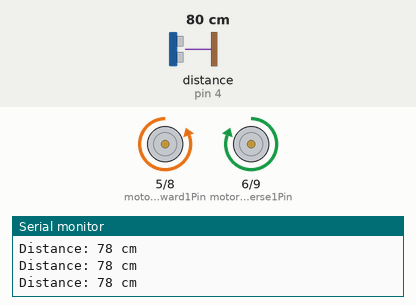
The sketch below on a simulated Arduino Uno, built with avr-gcc and run on an emulated ATmega328P. Shown: motor-driver pin pairs drawn as motors (green arrow = first pin HIGH = forward, orange = second pin HIGH = backward, longer = more drive), the last lines printed to the serial monitor. Wiring (inferred from the names in the program): ultrasonic range finder: trigger pin 3; echo pin 4. The inputs (shaded band) are chosen by the test bench; at power-on: distance to the obstacle (sensor on pin 4) 80 cm. The echo pulse lasts 58.3 µs per cm.

Above: at 1.2 s.
1.3 s: distance to the obstacle (sensor on pin 4) set to 23 cm
4.3 s: distance to the obstacle (sensor on pin 4) set to 20 cm
At 5.1 s:
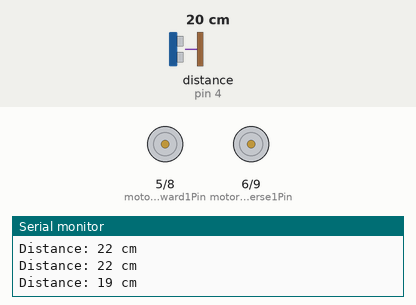
7.3 s: distance to the obstacle (sensor on pin 4) set to 120 cm
At 8.0 s:
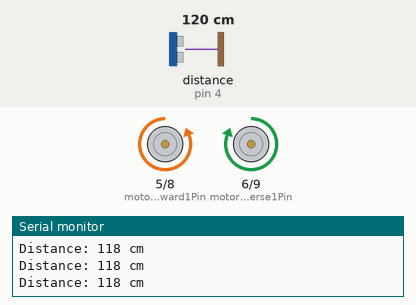
8.8 s: distance to the obstacle (sensor on pin 4) set to 2 cm
At 12.5 s:
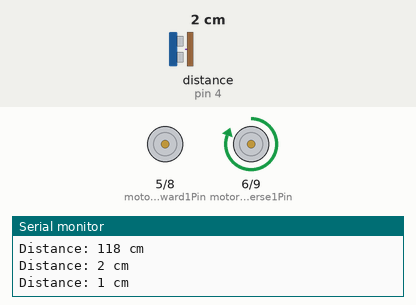
Timing chart, 0 to 16.3 s (numbered marks = the images above; inputs shaded):
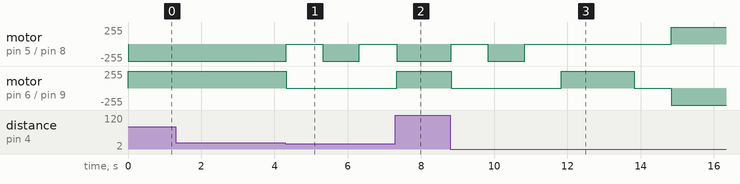

The sketch:

motoren.ino
```cpp
// defines variables
const int echoPin = 4;
const int trigPin = 3;
long duration; // variable for the duration of sound wave travel
int distance; // variable for the distance measurement
int sleepPin = 2;    // select the output pin for enabeling motordriver
int motorForward1Pin = 5;
int motorReverse1Pin = 6;
int motorForward2Pin = 8;
int motorReverse2Pin = 9;
void setup() {
// put your setup code here, to run once:
pinMode(sleepPin, OUTPUT);
pinMode(motorForward1Pin, OUTPUT);
pinMode(motorReverse1Pin, OUTPUT);
pinMode(motorForward2Pin, OUTPUT);
pinMode(motorReverse2Pin, OUTPUT);
digitalWrite(sleepPin, HIGH);
pinMode(trigPin, OUTPUT); // Sets the trigPin as an OUTPUT
pinMode(echoPin, INPUT); // Sets the echoPin as an INPUT
Serial.begin(9600); // Serial Communication is starting with 9600 of
// baudrate speed
Serial.println("Ultrasonic Sensor HC-SR04 Test"); // print some text in
// Serial Monitor
Serial.println("with Arduino UNO");
}
void go(){
  digitalWrite(sleepPin, HIGH);
  digitalWrite(motorForward1Pin, LOW);
  digitalWrite(motorReverse1Pin, HIGH);
  digitalWrite(motorForward2Pin, HIGH);
  digitalWrite(motorReverse2Pin, LOW);
  delay(6);
  }

void reverse(){
  digitalWrite(sleepPin, HIGH);
  digitalWrite(motorForward1Pin, HIGH);
  digitalWrite(motorReverse1Pin, LOW);
  digitalWrite(motorForward2Pin, LOW);
  digitalWrite(motorReverse2Pin, HIGH);
  delay(5000);
  }
void stop(){
  digitalWrite(sleepPin, HIGH);
  digitalWrite(motorForward1Pin, LOW);
  digitalWrite(motorReverse1Pin, LOW);
  digitalWrite(motorForward2Pin, LOW);
  digitalWrite(motorReverse2Pin, LOW);
}


void rightwheel(){
  digitalWrite(sleepPin, HIGH);

  digitalWrite(motorForward1Pin, LOW);
  digitalWrite(motorReverse1Pin, HIGH);
  digitalWrite(motorForward2Pin, LOW);
  digitalWrite(motorReverse2Pin, LOW);
  delay(2000);

  digitalWrite(motorForward1Pin, LOW);
  digitalWrite(motorReverse1Pin, LOW);
  digitalWrite(motorForward2Pin, LOW);
  digitalWrite(motorReverse2Pin, LOW);
  delay(1000);
  }
void leftwheel(){
 digitalWrite(sleepPin, HIGH);

 digitalWrite(motorForward1Pin, LOW);
 digitalWrite(motorReverse1Pin, LOW);
 digitalWrite(motorForward2Pin, HIGH);
 digitalWrite(motorReverse2Pin, LOW);
 delay(1000);

 digitalWrite(motorForward1Pin, LOW);
 digitalWrite(motorReverse1Pin, LOW);
 digitalWrite(motorForward2Pin, LOW);
 digitalWrite(motorReverse2Pin, LOW);
 delay(1000);
 }
long readDistance(){
  // Clears the trigPin condition
  digitalWrite(trigPin, LOW);
  delayMicroseconds(2);
  // Sets the trigPin HIGH (ACTIVE) for 10 microseconds
  digitalWrite(trigPin, HIGH);
  delayMicroseconds(10);
  digitalWrite(trigPin, LOW);
  // Reads the echoPin, returns the sound wave travel time in microseconds
  duration = pulseIn(echoPin, HIGH);
  // Calculating the distance
  distance = duration * 0.034 / 2; // Speed of sound wave divided by 2
  // Displays the distance on the Serial Monitor
  Serial.print("Distance: ");
  Serial.print(distance);
  Serial.println(" cm");
  return distance;
}
void loop() {
// put your main code here, to run repeatedly:
   readDistance();
   if (distance >  20){
    go();
   }else if(distance <= 20){
    stop();
    delay(1000);
    leftwheel();
    readDistance();
   }
   if (distance <= 20) {
    rightwheel();
    readDistance();
   }
   if (distance <= 20){
    reverse();
   }
}
```

Measured:
- the behaviour switches between 22 and 21 cm on distance to the obstacle (sensor on pin 4) (found by bisection; images 0 and 1)
- after the input at 4.3 s, motor on pin 5 (motorForward1Pin) / pin 8 (motorForward2Pin): backward 255/255 → stopped at once, → backward 255/255 1.0 s later, → stopped 1.0 s later; motor on pin 6 (motorReverse1Pin) / pin 9 (motorReverse2Pin): forward 255/255 → stopped at once
- after the input at 7.3 s, motor on pin 5 (motorForward1Pin) / pin 8 (motorForward2Pin): stopped → backward 255/255 at once
